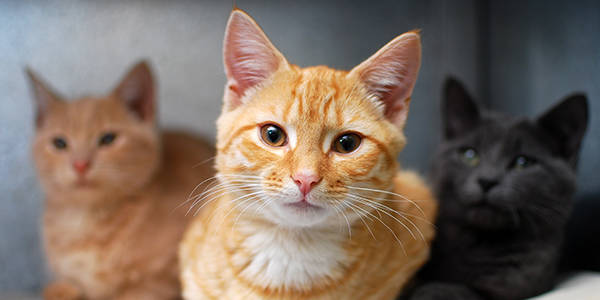
//> input picture Praktikum 1/OrangeCat.jpg, 600 x 300 px
$ ./main   (built with g++ and OpenCV 4)
//> lines starting //> are read from the running program, lines starting //| are printed output that depends on the picture
#include<stdlib.h>
#include<math.h>
#include<string.h>
#include<iostream>

#include<opencv2\opencv.hpp>
#include<opencv2\core\core.hpp>
#include<opencv2\highgui\highgui.hpp>
#include<opencv2\imgproc\imgproc.hpp>
#include<opencv2\ml\ml.hpp>
#include<opencv2\objdetect\objdetect.hpp>

using namespace std;
using namespace cv;

// [274 lines of commented-out code are left out]

int main(int argc, char** argv)
{
	Mat img;
	Mat input(cv::Size(200, 150), CV_8UC1);
	Mat inputf(cv::Size(200, 150), CV_32FC1);
	int i, j, k, l;
	float temp_re, temp_im, re, im;
	float pi = 3.1427;
	img = imread("../data/OrangeCat.jpg", 0);
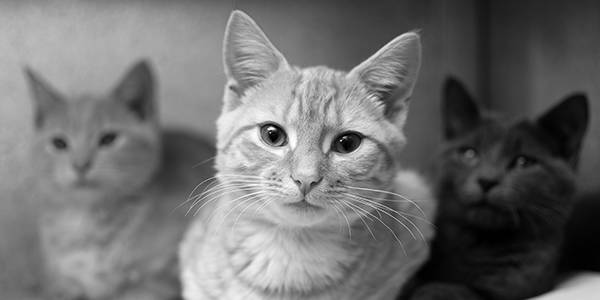
//> img: 300 rows x 600 cols, CV_8UC1; min 0, max 255, mean 110.8
	if (!img.data)
	{
		return -1;
	}

	resize(img, input, input.size(), 0, 0, 1);
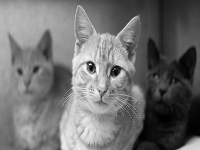
//> input: 150 rows x 200 cols, CV_8UC1; min 0, max 255, mean 111.1
	input.convertTo(inputf, CV_32FC1, 1, 0);
	Mat output(input.size().width, input.size().height, CV_32FC1);
	imshow("Input Image", input);
	// Fourier sumbu x
	for(i=0;i<input.size().height;i++)
	{
		for (j = 0;j<input.size().width;j++)
		{
			temp_re = 0; temp_im = 0;
			for (k = 0;k<input.size().height;k++)
			{
				for (l = 0;l<input.size().width;l++)
				{

					re = inputf.at<float>(l, k)*cos(2 * pi*(((float)i*(float)k / (float)input.size().width) + ((float)j*(float)l / (float)input.size().height)));
					temp_re += re;

					im = inputf.at<float>(l, k)*sin(2 * pi*(((float)i*(float)k / (float)input.size().width) + ((float)j*(float)l / (float)input.size().height)));
					temp_im += im;
				}
			}

			output.at<float>(j, i) = 5 * (1.f / (float)sqrt((float)input.size().width*(float)input.size().height))*log(sqrt(pow((float)temp_re, 2) + pow((float)temp_im, 2)) + 1);
			printf("%.2f\t", output.at<float>(j, i));
		}
		printf("\n");
	}
//> this loop made 150 passes
//> (temp_re, temp_im) on passes 1 to 12: (1051, -6507.9), (2648.5, 4879.7), (-845.8, -688.8), (-425.8, -192.3), (758.1, 1222), (-272.4, -1616.5), (-193.7, 897.1), (1623, -244.4), (-948.5, 486.5), (48.49, -37.69), (778.4, 58.89), (-899.6, 37.58)
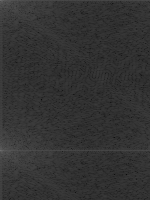
//> output: 200 rows x 150 cols, CV_32FC1; min 0.0432, max 0.431, mean 0.201
//> after the loop, temp_re = 605.6; temp_im = 438.4; re = 0; im = 0

	imshow("Output Image", output);
	imwrite("fourier.bmp", output);
	waitKey(50000);
	return 0;
}
